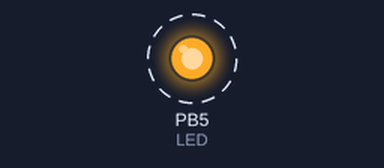
Bench run of a program on a simulated ATmega328P, built with avr-gcc and emulated at 16 MHz. Shown: output pins drawn as LEDs (lit = HIGH). Dashed ring = blinking. What the program prints to the serial monitor is not drawn.

Above: at 0.2 s.
Timing chart, 0 to 3.0 s (numbered marks = the images above):
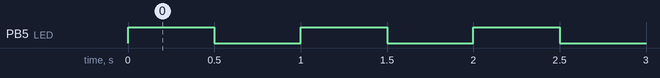

Measured:
- by itself, PB5 (LED): alternates HIGH for 0.50 s and LOW for 0.50 s

The program:

main.cpp
```cpp
#define F_CPU 16000000UL // Defining the CPU Frequency

#include <avr/io.h>      // Contains all the I/O Register Macros
#include <util/delay.h>  // Generates a Blocking Delay
#include <avr/interrupt.h> // Contains all interrupt vectors

#include "Buffer/buffer.h"
#include "UART/uart.h"

#define USART_BAUDRATE 9600 // Desired Baud Rate
#define BAUD_PRESCALER (((F_CPU / (USART_BAUDRATE * 16UL))) - 1)

#define ASYNCHRONOUS (0<<UMSEL00) // USART Mode Selection

#define DISABLED    (0<<UPM00)
#define EVEN_PARITY (2<<UPM00)
#define ODD_PARITY  (3<<UPM00)
#define PARITY_MODE  DISABLED // USART Parity Bit Selection

#define ONE_BIT (0<<USBS0)
#define TWO_BIT (1<<USBS0)
#define STOP_BIT ONE_BIT      // USART Stop Bit Selection

#define FIVE_BIT  (0<<UCSZ00)
#define SIX_BIT   (1<<UCSZ00)
#define SEVEN_BIT (2<<UCSZ00)
#define EIGHT_BIT (3<<UCSZ00)
#define DATA_BIT   EIGHT_BIT  // USART Data Bit Selection

#define RX_COMPLETE_INTERRUPT         (1<<RXCIE0)
#define DATA_REGISTER_EMPTY_INTERRUPT (1<<UDRIE0)


volatile int8_t charIndex = 8;
int data_length = 8;
u8buf my_buffer;
u8buf my_buffer3;


int main()
{
	unsigned char USART_TransmitBuffer[8] ="HDPPPP\n"; // Global Buffer
	DDRB |= 1 << 5; // Configuring PB5 / D13 as Output

	USART_Init();

	BufferMultipleWrite(&my_buffer3,USART_TransmitBuffer,data_length);


	USART_TransmitInterrupt(&my_buffer3);

	while (1)
	{
					PORTB |= 1<<5; // Writing HIGH to glow LED
					_delay_ms(500);
					PORTB &= ~(1<<5); // Writing LOW
					_delay_ms(500);

	}

	return 0;
}
```

uart.cpp
```cpp
/*
 * UART.cpp
 *
 * Created: 11/12/2021 15:32:43
 *  Author: Marcos
 */
#include "uart.h"
#include "../buffer/buffer.h"

u8buf tx_buffer;
uint16_t baud_rate;

void USART_Init(uint16_t baudRate)
{
	baud_rate = baudRate;
	// Set Baud Rate
	UBRR0H = BAUD_PRESCALER >> 8;
	UBRR0L = BAUD_PRESCALER;

	// Set Frame Format
	UCSR0C = ASYNCHRONOUS | PARITY_MODE | STOP_BIT | DATA_BIT;

	// Enable Receiver and Transmitter
	UCSR0B = (1<<RXEN0) | (1<<TXEN0);

	//Enable Global Interrupts
	sei();
}

void USART_TransmitInterrupt(u8buf *Buffer)
{
	//We need to check if there is another transmission in progress
	while(UCSR0B & DATA_REGISTER_EMPTY_INTERRUPT){}
	tx_buffer = *Buffer;
	UCSR0B |= DATA_REGISTER_EMPTY_INTERRUPT; // Enables the Interrupt
	//Enable Global Interrupts
	sei();
}

void USART_TransmitPolling(u8buf *Buffer)
{

   uint8_t data;
   while(!BufferRead(Buffer,&data)){
		while (( UCSR0A & (1<<UDRE0)) == 0) {}; // Do nothing until UDR is ready
		UDR0 = data;
   }

}

void print_string_pooling(char string_tx [],uint16_t data_length){

	u8buf my_buffer;
	BufferMultipleWrite(&my_buffer,string_tx,data_length);
	USART_TransmitPolling(&my_buffer);

}


ISR(USART_UDRE_vect)
{

		uint8_t data;
		if(!BufferRead(&tx_buffer,&data)){
			UDR0 = data;
		}
		else{
			//all data has been transmitted, disable the interrupt
			UCSR0B &= ~DATA_REGISTER_EMPTY_INTERRUPT;
		}

}
```

uart.h
```cpp
/*
 * UART.h
 *
 * Created: 11/12/2021 15:32:17
 *  Author: Marcos
 */
#ifndef UART_H_
#define UART_H_
#endif /* UART_H_ */
#include <avr/interrupt.h> // Contains all interrupt vectors
#include <avr/io.h>      // Contains all the I/O Register Macros
#include "../buffer/buffer.h"
#define F_CPU 16000000UL // Defining the CPU Frequency

#define USART_BAUDRATE baud_rate // Desired Baud Rate
#define BAUD_PRESCALER (((F_CPU / (USART_BAUDRATE * 16UL))) - 1)

#define ASYNCHRONOUS (0<<UMSEL00) // USART Mode Selection

#define DISABLED    (0<<UPM00)
#define EVEN_PARITY (2<<UPM00)
#define ODD_PARITY  (3<<UPM00)
#define PARITY_MODE  DISABLED // USART Parity Bit Selection

#define ONE_BIT (0<<USBS0)
#define TWO_BIT (1<<USBS0)
#define STOP_BIT ONE_BIT      // USART Stop Bit Selection

#define FIVE_BIT  (0<<UCSZ00)
#define SIX_BIT   (1<<UCSZ00)
#define SEVEN_BIT (2<<UCSZ00)
#define EIGHT_BIT (3<<UCSZ00)
#define DATA_BIT   EIGHT_BIT  // USART Data Bit Selection

#define RX_COMPLETE_INTERRUPT         (1<<RXCIE0)
#define DATA_REGISTER_EMPTY_INTERRUPT (1<<UDRIE0)


void USART_Init(uint16_t baudRate);
void USART_TransmitInterrupt(u8buf *);
void USART_TransmitPolling(u8buf *Buffer);
void print_string_pooling(char string_tx [],uint16_t data_length);

ISR(USART_UDRE_vect);
```

buffer.h
```cpp
/*
 * buffer.h
 *
 * Created: 11/12/2021 14:36:08
 *  Author: Marcos
 */
#include <avr/io.h>      // Contains all the I/O Register Macros

#ifndef BUFFER_H_
#define BUFFER_H_

#define BUF_SIZE 20

//type definition of buffer structure

typedef struct{

	//Array of chars

	volatile uint8_t buffer[BUF_SIZE];

	//array element index

	volatile uint8_t index;

}u8buf;

void BufferInit(u8buf*);
uint8_t BufferWrite(u8buf *buf, uint8_t u8data);
uint8_t BufferRead(u8buf *buf, volatile uint8_t *u8data);
uint8_t BufferMultipleWrite(u8buf *buf, char charChain[], int8_t num_elements );


#endif /* BUFFER_H_ */
```

buffer_lib.cpp
```cpp
/*
 * buffer_lib.cpp
 *
 * Created: 11/12/2021 14:39:29
 *  Author: Marcos
 */
#include "buffer.h"

//initialize buffer

void BufferInit(u8buf *buf)

{

	//set index to start of buffer

	buf->index=0;

}

//write to buffer routine

uint8_t BufferWrite(u8buf *buf, uint8_t u8data)

{

	if (buf->index<BUF_SIZE)

	{

		buf->buffer[buf->index] = u8data;

		//increment buffer index

		buf->index++;

		return 0;

	}

	else return 1;

}
//Multiple writing routine
uint8_t BufferMultipleWrite(u8buf *buf, char charChain[], int8_t num_elements ){
	BufferInit(buf);
	while(num_elements>-1){

		if(BufferWrite(buf,charChain[num_elements-1])){

			return 1;

		}
		num_elements--;
	}

	return 0;

}

uint8_t BufferRead(u8buf *buf, volatile uint8_t *u8data)

{

	if(buf->index>0)

	{

		buf->index--;

		*u8data=buf->buffer[buf->index];

		return 0;

	}

	else return 1;

}
```

uart.cpp
```cpp
/*
 * UART.cpp
 *
 * Created: 11/12/2021 15:32:43
 *  Author: Marcos
 */
#include "uart.h"
#include "../buffer/buffer.h"

u8buf tx_buffer;
uint16_t baud_rate;

void USART_Init(uint16_t baudRate)
{
	baud_rate = baudRate; //The value of baud_rate is then use in the macro BAUD_PRESCALER
	// Set Baud Rate
	UBRR0H = BAUD_PRESCALER >> 8;
	UBRR0L = BAUD_PRESCALER;

	// Set Frame Format
	UCSR0C = ASYNCHRONOUS | PARITY_MODE | STOP_BIT | DATA_BIT;

	// Enable Receiver and Transmitter
	//UCSR0B = (1<<RXEN0) | (1<<TXEN0);

	//Enable only Transmitter
	UCSR0B = (1<<TXEN0);

	//Enable Global Interrupts
	sei();
}

void USART_TransmitInterrupt(u8buf *Buffer)
{
	//We need to check if there is another transmission in progress
	while(UCSR0B & DATA_REGISTER_EMPTY_INTERRUPT){}
	tx_buffer = *Buffer;
	UCSR0B |= DATA_REGISTER_EMPTY_INTERRUPT; // Enables the Interrupt
	//Enable Global Interrupts
	sei();
}

void USART_TransmitPolling(u8buf *Buffer)
{

   uint8_t data;
   while(!BufferRead(Buffer,&data)){
		while (( UCSR0A & (1<<UDRE0)) == 0) {}; // Do nothing until UDR is ready
		UDR0 = data;
   }

}

void print_string_pooling(char string_tx [],uint16_t data_length){

	u8buf my_buffer;
	BufferMultipleWrite(&my_buffer,string_tx,data_length);
	USART_TransmitPolling(&my_buffer);

}


ISR(USART_UDRE_vect)
{

		uint8_t data;
		if(!BufferRead(&tx_buffer,&data)){
			UDR0 = data;
		}
		else{
			//all data has been transmitted, disable the interrupt
			UCSR0B &= ~DATA_REGISTER_EMPTY_INTERRUPT;
		}

}
```

uart.h
```cpp
/*
 * UART.h
 *
 * Created: 11/12/2021 15:32:17
 *  Author: Marcos
 */
#ifndef UART_H_
#define UART_H_
#endif /* UART_H_ */
#include <avr/interrupt.h> // Contains all interrupt vectors
#include <avr/io.h>      // Contains all the I/O Register Macros
#include "../buffer/buffer.h"
#define F_CPU 16000000UL // Defining the CPU Frequency

#define USART_BAUDRATE baud_rate // Desired Baud Rate
#define BAUD_PRESCALER (((F_CPU / (USART_BAUDRATE * 16UL))) - 1)

#define ASYNCHRONOUS (0<<UMSEL00) // USART Mode Selection

#define DISABLED    (0<<UPM00)
#define EVEN_PARITY (2<<UPM00)
#define ODD_PARITY  (3<<UPM00)
#define PARITY_MODE  DISABLED // USART Parity Bit Selection

#define ONE_BIT (0<<USBS0)
#define TWO_BIT (1<<USBS0)
#define STOP_BIT ONE_BIT      // USART Stop Bit Selection

#define FIVE_BIT  (0<<UCSZ00)
#define SIX_BIT   (1<<UCSZ00)
#define SEVEN_BIT (2<<UCSZ00)
#define EIGHT_BIT (3<<UCSZ00)
#define DATA_BIT   EIGHT_BIT  // USART Data Bit Selection

#define RX_COMPLETE_INTERRUPT         (1<<RXCIE0)
#define DATA_REGISTER_EMPTY_INTERRUPT (1<<UDRIE0)


void USART_Init(uint16_t baudRate);
void USART_TransmitInterrupt(u8buf *);
void USART_TransmitPolling(u8buf *Buffer);
void print_string_pooling(char string_tx [],uint16_t data_length);

ISR(USART_UDRE_vect);
```

buffer.h
```cpp
/*
 * buffer.h
 *
 * Created: 11/12/2021 14:36:08
 *  Author: Marcos
 */
#include <avr/io.h>      // Contains all the I/O Register Macros

#ifndef BUFFER_H_
#define BUFFER_H_

#define BUF_SIZE 50

//type definition of buffer structure

typedef struct{

	//Array of chars

	volatile uint8_t buffer[BUF_SIZE];

	//array element index

	volatile uint8_t index;

}u8buf;

void BufferInit(u8buf*);
uint8_t BufferWrite(u8buf *buf, uint8_t u8data);
uint8_t BufferRead(u8buf *buf, volatile uint8_t *u8data);
uint8_t BufferMultipleWrite(u8buf *buf, char charChain[], int8_t num_elements );


#endif /* BUFFER_H_ */
```

buffer_lib.cpp
```cpp
/*
 * buffer_lib.cpp
 *
 * Created: 11/12/2021 14:39:29
 *  Author: Marcos
 */
#include "buffer.h"

//initialize buffer

void BufferInit(u8buf *buf)

{

	//set index to start of buffer

	buf->index=0;

}

//write to buffer routine

uint8_t BufferWrite(u8buf *buf, uint8_t u8data)

{

	if (buf->index<BUF_SIZE)

	{

		buf->buffer[buf->index] = u8data;

		//increment buffer index

		buf->index++;

		return 0;

	}

	else return 1;

}
//Multiple writing routine
uint8_t BufferMultipleWrite(u8buf *buf, char charChain[], int8_t num_elements ){
	BufferInit(buf);
	num_elements--; //to start from the last elements, because num_elements points to the last element + 1 (indexes start at 0)
	while(num_elements>-1){

		if(BufferWrite(buf,charChain[num_elements])){ //num_elements-1

			return 1;

		}
		num_elements--;
	}

	return 0;

}

uint8_t BufferRead(u8buf *buf, volatile uint8_t *u8data)

{

	if(buf->index>0)

	{

		buf->index--;

		*u8data=buf->buffer[buf->index];

		return 0;

	}

	else return 1;

}
```

uart.cpp
```cpp
/*
 * UART.cpp
 *
 * Created: 11/12/2021 15:32:43
 *  Author: Marcos
 */
#include "uart.h"
#include "../buffer/buffer.h"

u8buf tx_buffer;
uint16_t baud_rate;

void USART_Init(uint16_t baudRate)
{
	baud_rate = baudRate; //The value of baud_rate is then use in the macro BAUD_PRESCALER
	// Set Baud Rate
	UBRR0H = BAUD_PRESCALER >> 8;
	UBRR0L = BAUD_PRESCALER;

	// Set Frame Format
	UCSR0C = ASYNCHRONOUS | PARITY_MODE | STOP_BIT | DATA_BIT;

	// Enable Receiver and Transmitter
	//UCSR0B = (1<<RXEN0) | (1<<TXEN0);

	//Enable only Transmitter
	UCSR0B = (1<<TXEN0);

	//Enable Global Interrupts
	sei();
}

void USART_TransmitInterrupt(u8buf *Buffer)
{
	//We need to check if there is another transmission in progress
	while(UCSR0B & DATA_REGISTER_EMPTY_INTERRUPT){}
	tx_buffer = *Buffer;
	UCSR0B |= DATA_REGISTER_EMPTY_INTERRUPT; // Enables the Interrupt
	//Enable Global Interrupts
	sei();
}

void USART_TransmitPolling(u8buf *Buffer)
{

   uint8_t data;
   while(!BufferRead(Buffer,&data)){
		while (( UCSR0A & (1<<UDRE0)) == 0) {}; // Do nothing until UDR is ready
		UDR0 = data;
   }

}

void print_string_pooling(char string_tx [],uint16_t data_length){

	u8buf my_buffer;
	BufferMultipleWrite(&my_buffer,string_tx,data_length);
	USART_TransmitPolling(&my_buffer);

}


ISR(USART_UDRE_vect)
{

		uint8_t data;
		if(!BufferRead(&tx_buffer,&data)){
			UDR0 = data;
		}
		else{
			//all data has been transmitted, disable the interrupt
			UCSR0B &= ~DATA_REGISTER_EMPTY_INTERRUPT;
		}

}
```

uart.h
```cpp
/*
 * UART.h
 *
 * Created: 11/12/2021 15:32:17
 *  Author: Marcos
 */
#ifndef UART_H_
#define UART_H_
#endif /* UART_H_ */
#include <avr/interrupt.h> // Contains all interrupt vectors
#include <avr/io.h>      // Contains all the I/O Register Macros
#include "../buffer/buffer.h"
#define F_CPU 16000000UL // Defining the CPU Frequency

#define USART_BAUDRATE baud_rate // Desired Baud Rate
#define BAUD_PRESCALER (((F_CPU / (USART_BAUDRATE * 16UL))) - 1)

#define ASYNCHRONOUS (0<<UMSEL00) // USART Mode Selection

#define DISABLED    (0<<UPM00)
#define EVEN_PARITY (2<<UPM00)
#define ODD_PARITY  (3<<UPM00)
#define PARITY_MODE  DISABLED // USART Parity Bit Selection

#define ONE_BIT (0<<USBS0)
#define TWO_BIT (1<<USBS0)
#define STOP_BIT ONE_BIT      // USART Stop Bit Selection

#define FIVE_BIT  (0<<UCSZ00)
#define SIX_BIT   (1<<UCSZ00)
#define SEVEN_BIT (2<<UCSZ00)
#define EIGHT_BIT (3<<UCSZ00)
#define DATA_BIT   EIGHT_BIT  // USART Data Bit Selection

#define RX_COMPLETE_INTERRUPT         (1<<RXCIE0)
#define DATA_REGISTER_EMPTY_INTERRUPT (1<<UDRIE0)


void USART_Init(uint16_t baudRate);
void USART_TransmitInterrupt(u8buf *);
void USART_TransmitPolling(u8buf *Buffer);
void print_string_pooling(char string_tx [],uint16_t data_length);

ISR(USART_UDRE_vect);
```

buffer.h
```cpp
/*
 * buffer.h
 *
 * Created: 11/12/2021 14:36:08
 *  Author: Marcos
 */
#include <avr/io.h>      // Contains all the I/O Register Macros

#ifndef BUFFER_H_
#define BUFFER_H_

#define BUF_SIZE 50

//type definition of buffer structure

typedef struct{

	//Array of chars

	volatile uint8_t buffer[BUF_SIZE];

	//array element index

	volatile uint8_t index;

}u8buf;

void BufferInit(u8buf*);
uint8_t BufferWrite(u8buf *buf, uint8_t u8data);
uint8_t BufferRead(u8buf *buf, volatile uint8_t *u8data);
uint8_t BufferMultipleWrite(u8buf *buf, char charChain[], int8_t num_elements );


#endif /* BUFFER_H_ */
```

buffer_lib.cpp
```cpp
/*
 * buffer_lib.cpp
 *
 * Created: 11/12/2021 14:39:29
 *  Author: Marcos
 */
#include "buffer.h"

//initialize buffer

void BufferInit(u8buf *buf)

{

	//set index to start of buffer

	buf->index=0;

}

//write to buffer routine

uint8_t BufferWrite(u8buf *buf, uint8_t u8data)

{

	if (buf->index<BUF_SIZE)

	{

		buf->buffer[buf->index] = u8data;

		//increment buffer index

		buf->index++;

		return 0;

	}

	else return 1;

}
//Multiple writing routine
uint8_t BufferMultipleWrite(u8buf *buf, char charChain[], int8_t num_elements ){
	BufferInit(buf);
	num_elements--; //to start from the last elements, because num_elements points to the last element + 1 (indexes start at 0)
	while(num_elements>-1){

		if(BufferWrite(buf,charChain[num_elements])){ //num_elements-1

			return 1;

		}
		num_elements--;
	}

	return 0;

}

uint8_t BufferRead(u8buf *buf, volatile uint8_t *u8data)

{

	if(buf->index>0)

	{

		buf->index--;

		*u8data=buf->buffer[buf->index];

		return 0;

	}

	else return 1;

}
```

uart.cpp
```cpp
/*
 * UART.cpp
 *
 * Created: 11/12/2021 15:32:43
 *  Author: Marcos
 */
#include "uart.h"
#include "../buffer/buffer.h"

u8buf tx_buffer;
uint16_t baud_rate;

void USART_Init(uint16_t baudRate)
{
	baud_rate = baudRate;
	// Set Baud Rate
	UBRR0H = BAUD_PRESCALER >> 8;
	UBRR0L = BAUD_PRESCALER;

	// Set Frame Format
	UCSR0C = ASYNCHRONOUS | PARITY_MODE | STOP_BIT | DATA_BIT;

	// Enable Receiver and Transmitter
	UCSR0B = (1<<RXEN0) | (1<<TXEN0);

	//Enable Global Interrupts
	sei();
}

void USART_TransmitInterrupt(u8buf *Buffer)
{
	//We need to check if there is another transmission in progress
	while(UCSR0B & DATA_REGISTER_EMPTY_INTERRUPT){}
	tx_buffer = *Buffer;
	UCSR0B |= DATA_REGISTER_EMPTY_INTERRUPT; // Enables the Interrupt
	//Enable Global Interrupts
	sei();
}

void USART_TransmitPolling(u8buf *Buffer)
{

   uint8_t data;
   while(!BufferRead(Buffer,&data)){
		while (( UCSR0A & (1<<UDRE0)) == 0) {}; // Do nothing until UDR is ready
		UDR0 = data;
   }

}

void print_string_pooling(char string_tx [],uint16_t data_length){

	u8buf my_buffer;
	BufferMultipleWrite(&my_buffer,string_tx,data_length);
	USART_TransmitPolling(&my_buffer);

}


ISR(USART_UDRE_vect)
{

		uint8_t data;
		if(!BufferRead(&tx_buffer,&data)){
			UDR0 = data;
		}
		else{
			//all data has been transmitted, disable the interrupt
			UCSR0B &= ~DATA_REGISTER_EMPTY_INTERRUPT;
		}

}
```

uart.h
```cpp
/*
 * UART.h
 *
 * Created: 11/12/2021 15:32:17
 *  Author: Marcos
 */
#ifndef UART_H_
#define UART_H_
#endif /* UART_H_ */
#include <avr/interrupt.h> // Contains all interrupt vectors
#include <avr/io.h>      // Contains all the I/O Register Macros
#include "../buffer/buffer.h"
#define F_CPU 16000000UL // Defining the CPU Frequency

#define USART_BAUDRATE baud_rate // Desired Baud Rate
#define BAUD_PRESCALER (((F_CPU / (USART_BAUDRATE * 16UL))) - 1)

#define ASYNCHRONOUS (0<<UMSEL00) // USART Mode Selection

#define DISABLED    (0<<UPM00)
#define EVEN_PARITY (2<<UPM00)
#define ODD_PARITY  (3<<UPM00)
#define PARITY_MODE  DISABLED // USART Parity Bit Selection

#define ONE_BIT (0<<USBS0)
#define TWO_BIT (1<<USBS0)
#define STOP_BIT ONE_BIT      // USART Stop Bit Selection

#define FIVE_BIT  (0<<UCSZ00)
#define SIX_BIT   (1<<UCSZ00)
#define SEVEN_BIT (2<<UCSZ00)
#define EIGHT_BIT (3<<UCSZ00)
#define DATA_BIT   EIGHT_BIT  // USART Data Bit Selection

#define RX_COMPLETE_INTERRUPT         (1<<RXCIE0)
#define DATA_REGISTER_EMPTY_INTERRUPT (1<<UDRIE0)


void USART_Init(uint16_t baudRate);
void USART_TransmitInterrupt(u8buf *);
void USART_TransmitPolling(u8buf *Buffer);
void print_string_pooling(char string_tx [],uint16_t data_length);

ISR(USART_UDRE_vect);
```

buffer.h
```cpp
/*
 * buffer.h
 *
 * Created: 11/12/2021 14:36:08
 *  Author: Marcos
 */
#include <avr/io.h>      // Contains all the I/O Register Macros

#ifndef BUFFER_H_
#define BUFFER_H_

#define BUF_SIZE 20

//type definition of buffer structure

typedef struct{

	//Array of chars

	volatile uint8_t buffer[BUF_SIZE];

	//array element index

	volatile uint8_t index;

}u8buf;

void BufferInit(u8buf*);
uint8_t BufferWrite(u8buf *buf, uint8_t u8data);
uint8_t BufferRead(u8buf *buf, volatile uint8_t *u8data);
uint8_t BufferMultipleWrite(u8buf *buf, char charChain[], int8_t num_elements );


#endif /* BUFFER_H_ */
```

buffer_lib.cpp
```cpp
/*
 * buffer_lib.cpp
 *
 * Created: 11/12/2021 14:39:29
 *  Author: Marcos
 */
#include "buffer.h"

//initialize buffer

void BufferInit(u8buf *buf)

{

	//set index to start of buffer

	buf->index=0;

}

//write to buffer routine

uint8_t BufferWrite(u8buf *buf, uint8_t u8data)

{

	if (buf->index<BUF_SIZE)

	{

		buf->buffer[buf->index] = u8data;

		//increment buffer index

		buf->index++;

		return 0;

	}

	else return 1;

}
//Multiple writing routine
uint8_t BufferMultipleWrite(u8buf *buf, char charChain[], int8_t num_elements ){
	BufferInit(buf);
	while(num_elements>-1){

		if(BufferWrite(buf,charChain[num_elements-1])){

			return 1;

		}
		num_elements--;
	}

	return 0;

}

uint8_t BufferRead(u8buf *buf, volatile uint8_t *u8data)

{

	if(buf->index>0)

	{

		buf->index--;

		*u8data=buf->buffer[buf->index];

		return 0;

	}

	else return 1;

}
```

Source omitted: uart.cpp (1388 bytes), uart.h (1276 bytes), buffer.h (609 bytes), buffer_lib.cpp (1015 bytes), uart.cpp (793 bytes), uart.h (1143 bytes), buffer.h (618 bytes), buffer_lib.cpp (865 bytes)
